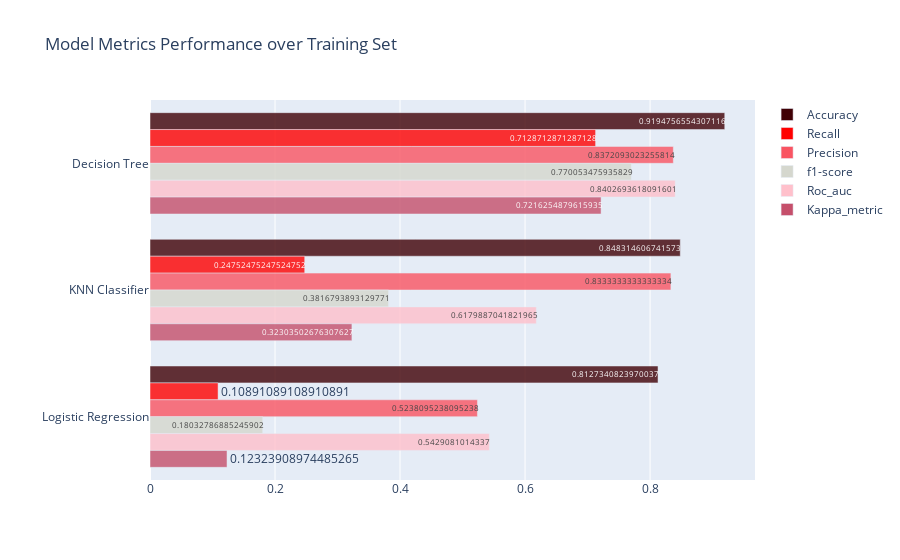

The notebook cell saved with this chart:
### Code cell
import plotly.graph_objs as go


# Define colors for each trace
colors = ['#400005', '#FF0000', '#f95462', '#d5d7ce', '#FFC0CB', '#c54f6b']

# Define data for the bar chart
metrics = ['Accuracy', 'Recall', 'Precision', 'f1-score', 'Roc_auc', 'Kappa_metric']
traces = []
for i, metric in enumerate(metrics):
    trace = go.Bar(
        x=model_performances_train[metric],
        y=model_performances_train.Model,
        orientation='h',
        marker=dict(color=colors[i], opacity=0.8),
        name=metric,
        text=model_performances_train[metric],
        textposition='auto'
    )
    traces.append(trace)

# Define layout
layout = go.Layout(
    barmode='group',
    title='Model Metrics Performance over Training Set',
    yaxis=dict(autorange="reversed"),
    margin=dict(l=150),
)

# Create and show the figure
fig = go.Figure(data=traces, layout=layout)
py.iplot(fig)

### Figure 1 — Plotly figure (JSON) as saved in the notebook; plotly's stock layout.template omitted (floating-point values rounded to 4 significant figures)
{"data": [{"marker": {"color": "#400005", "opacity": 0.8}, "name": "Accuracy", "orientation": "h", "text": [0.9195, 0.8483, 0.8127], "textposition": "auto", "type": "bar", "x": [0.9195, 0.8483, 0.8127], "y": ["Decision Tree", "KNN Classifier", "Logistic Regression"]}, {"marker": {"color": "#FF0000", "opacity": 0.8}, "name": "Recall", "orientation": "h", "text": [0.7129, 0.2475, 0.1089], "textposition": "auto", "type": "bar", "x": [0.7129, 0.2475, 0.1089], "y": ["Decision Tree", "KNN Classifier", "Logistic Regression"]}, {"marker": {"color": "#f95462", "opacity": 0.8}, "name": "Precision", "orientation": "h", "text": [0.8372, 0.8333, 0.5238], "textposition": "auto", "type": "bar", "x": [0.8372, 0.8333, 0.5238], "y": ["Decision Tree", "KNN Classifier", "Logistic Regression"]}, {"marker": {"color": "#d5d7ce", "opacity": 0.8}, "name": "f1-score", "orientation": "h", "text": [0.7701, 0.3817, 0.1803], "textposition": "auto", "type": "bar", "x": [0.7701, 0.3817, 0.1803], "y": ["Decision Tree", "KNN Classifier", "Logistic Regression"]}, {"marker": {"color": "#FFC0CB", "opacity": 0.8}, "name": "Roc_auc", "orientation": "h", "text": [0.8403, 0.618, 0.5429], "textposition": "auto", "type": "bar", "x": [0.8403, 0.618, 0.5429], "y": ["Decision Tree", "KNN Classifier", "Logistic Regression"]}, {"marker": {"color": "#c54f6b", "opacity": 0.8}, "name": "Kappa_metric", "orientation": "h", "text": [0.7216, 0.323, 0.1232], "textposition": "auto", "type": "bar", "x": [0.7216, 0.323, 0.1232], "y": ["Decision Tree", "KNN Classifier", "Logistic Regression"]}], "layout": {"barmode": "group", "margin": {"l": 150}, "title": {"text": "Model Metrics Performance over Training Set"}, "yaxis": {"autorange": "reversed"}}}
